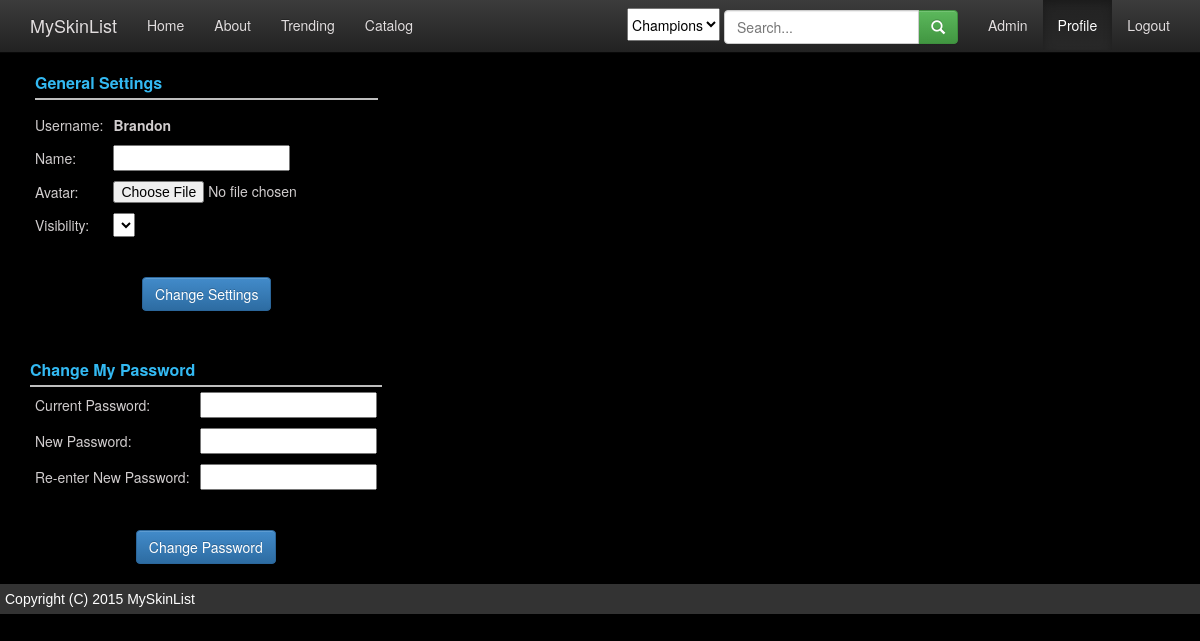
Before: /profile_settings_form.php (signed in) with the older database file.
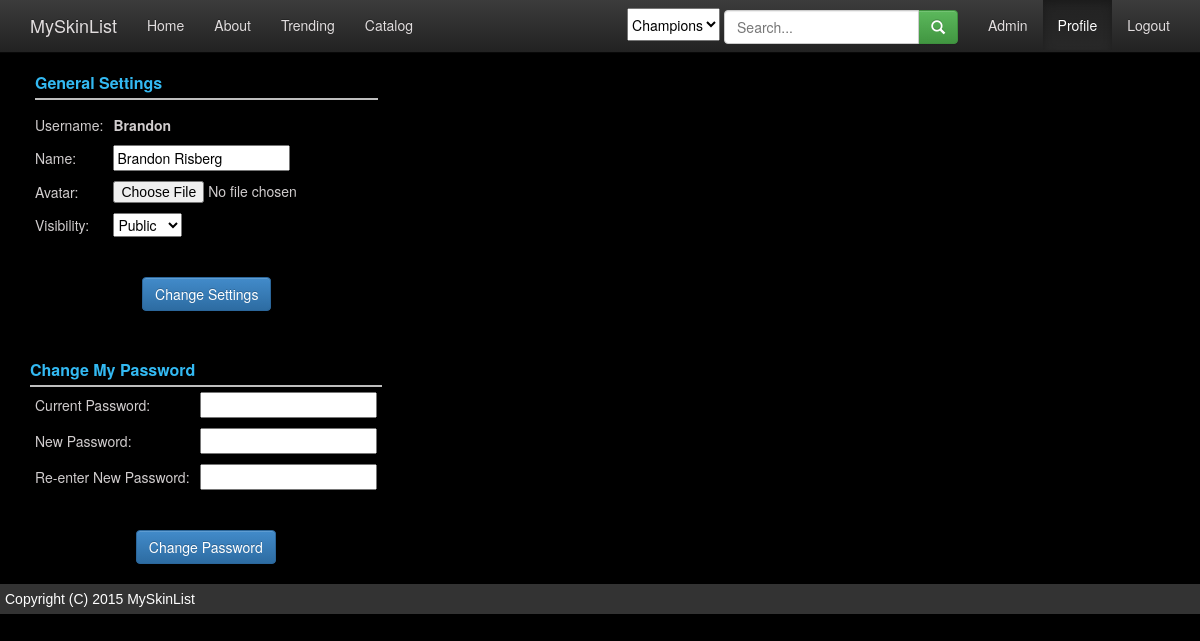
After: the same page with the newer database file.
### tables this page shows
create table users (
	id           int(11)      NOT NULL AUTO_INCREMENT,
	user_name    varchar(255) NOT NULL,
  name         varchar(255) NOT NULL,
	password     varchar(255) NOT NULL,
	avatar_img   varchar(255) NULL,
	visibility   int(11)      NOT NULL,
	is_admin     bit(1)       NOT NULL,
	last_login   datetime     NULL,
	date_created datetime     NOT NULL,
	last_updated datetime     NOT NULL,
	PRIMARY KEY (id),
	FOREIGN KEY (visibility) REFERENCES visibility_settings (id)
);

### _login.php (called while the page is built, shortened)
<?php
if (array_key_exists('user_id', $_SESSION)) {
    $user_id = $_SESSION['user_id'];
    $user_name = $_SESSION['user_name'];
} else {
    $user_id = 0;
    $user_name = "";
    $b_user_logged_in = 0;
    $b_user_is_admin = 0;
}

### profile_settings_form.php (the view, shortened to what this page needs)
<?php include '_header.php'; ?>
<?php include '_connect.php'; ?>
<link rel="stylesheet" href="css/dark_styles.css"/>
<?php
$sql = <<<SQL
    SELECT *
    FROM users
    WHERE id=$user_id
SQL;
if (!$user_result = mysqli_query($db_connection, $sql)) {
    die('There was an error running the query [' . mysqli_error($db_connection) . ']');
}
$user = null;
if ($user_result->num_rows > 0) {
    $user = $user_result->fetch_assoc();
}
$name = $user['name'];
$visibility = $user['visibility'];
$sql = 'select * from visibility_settings';
$visibility_settings_result = mysqli_query($db_connection, $sql);
?>
<form action="profile_settings_submit.php" method="POST" enctype="multipart/form-data">
    <table>
        <tr>
            <td colspan="2">
                <div class="settings-header">General Settings</div>
            </td>
        </tr>
        <tr>
            <td class="row-heading">Username:</td>
            <td><strong><?php echo $user_name; ?></strong></td>
        </tr>
        <tr>
            <td class="row-heading">Name:</td>
            <td><input type="text" name="name" value="<?php echo $name ?>" style="color: black"/></td>
        </tr>
        <tr>
            <td class="row-heading">Avatar:</td>
            <td>
                <input type="file" name="avatar_img" value="" style="display: inline"/>
            </td>
        </tr>
        <tr>
            <td class="row-heading">Visibility:</td>
            <td>
                <select name="visibility">
                    <?php
                    while ($row = mysqli_fetch_array($visibility_settings_result)) {
                        $this_id = $row['id'];
                        $selected = ($this_id == $visibility ? "selected" : "");
                        echo "<option ${selected} value='{$row['id']}'>{$row['name']}</option>";
                    }
                    ?>
                </select>
            </td>
        </tr>
        <tr>
            <td colspan="2">&nbsp;</td>
        </tr>
        <tr>
            <td colspan="2" align="center">
                <input type="submit" class="btn btn-primary" name="button" value="Change Settings"/>
            </td>
        </tr>
    </table>
</form>
<br>
<br>
<form id="change_password_form" action="profile_settings_password_submit.php" method="POST">
    <table>
        <tr>
            <td class="settings-header" colspan="2">
                Change My Password
            </td>
        </tr>
        <tr>
            <td class="row-heading">
                Current Password:
            </td>
            <td><input id="current_password" type="password" style="color: black"></td>
            <td>
            </td>
        </tr>
        <tr>
            <td class="row-heading">
                New Password:
            </td>
            <td><input id="new_password" name="new_password" type="password" style="color: black"></td>
            <td>
            </td>
        </tr>
        <tr>
            <td class="row-heading">
                Re-enter New Password:
            </td>
            <td><input id="re_password" type="password" style="color: black"></td>
            <td>
            </td>
        </tr>
        <tr>
            <td colspan="2">&nbsp;</td>
        </tr>
        <tr>
            <td colspan="2" align="center">
                <input id="submitPW" type="submit" class="btn btn-primary" name="submitPW" value="Change Password">
            </td>
        </tr>
    </table>
</form>
<?php include '_footer.php'; ?>

Changed rows visible on the page:
now on this page (row edited): users: name "Brandon Risberg"
Other visible differences:
form field visibility: (not shown) → "Public"
